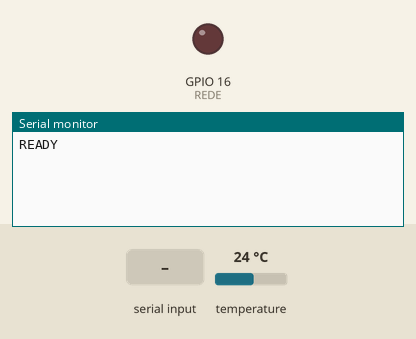
Bench run of a sketch on a simulated ESP32. On the bench: output pins drawn as LEDs (lit = HIGH), the last lines printed to the serial monitor. Inputs (shaded band) come from the test bench; at power-on: temperature 24 °C.

Above: at 1.2 s.
1.3 s: temperature set to 33 °C
At 2.4 s:
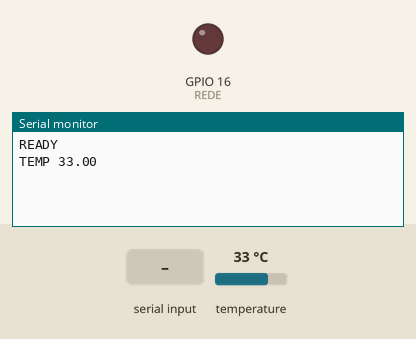
5.2 s: "SET \n" received over Serial
At 6.3 s:
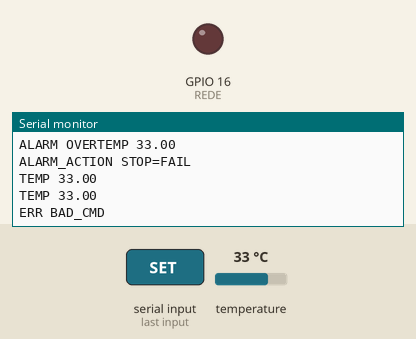
7.0 s: "RUN\n" received over Serial
At 8.0 s:
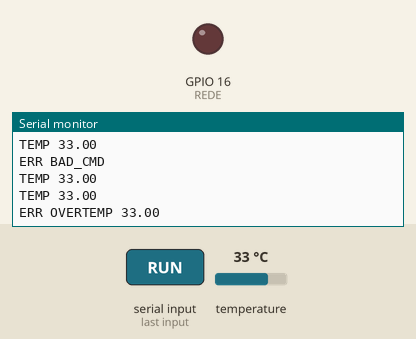
9.0 s: temperature set to 12 °C
At 10.3 s:
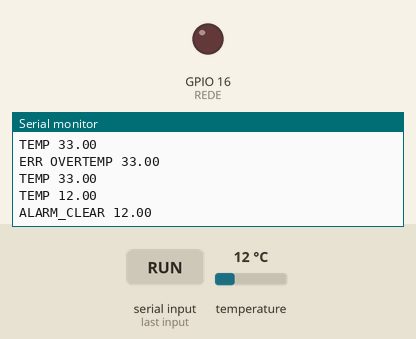
11.0 s: "STOP\n" received over Serial
At 14.2 s:
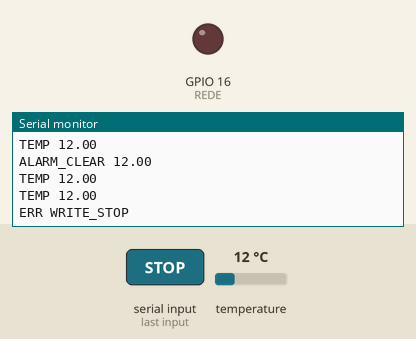

The sketch:

sketch_apr18a.ino
```cpp
#include <ModbusMaster.h>
#include <OneWire.h>
#include <DallasTemperature.h>

// -------------------- VFD / RS485 --------------------
HardwareSerial VFDSerial(1);
ModbusMaster node;

const int TXD1 = 17;
const int RXD1 = 18;
const int REDE = 16;

const float MAX_FREQ_HZ = 50.0;
const uint16_t REG_FREQ_CMD = 0x1000;
const uint16_t REG_RUN_CMD  = 0x2000;

// -------------------- DS18B20 --------------------
const int TEMP_PIN = 4;
OneWire oneWire(TEMP_PIN);
DallasTemperature sensors(&oneWire);

// -------------------- Temperature thresholds --------------------
const float TEMP_TRIP_C  = 32.0;
const float TEMP_CLEAR_C = 30.0;

// -------------------- Timing --------------------
unsigned long lastTempReportMs = 0;
const unsigned long TEMP_REPORT_INTERVAL_MS = 1000;

// -------------------- State --------------------
String inputLine = "";
bool thermalTrip = false;
float currentTempC = -127.0;

// ------------------------------------------------

void preTransmission() {
  digitalWrite(REDE, HIGH);
}

void postTransmission() {
  digitalWrite(REDE, LOW);
}

bool writeHolding(uint16_t reg, uint16_t val) {
  uint8_t result = node.writeSingleRegister(reg, val);
  return result == node.ku8MBSuccess;
}

uint16_t hzToPercentX100(float hz) {
  if (hz < 0) hz = 0;
  if (hz > MAX_FREQ_HZ) hz = MAX_FREQ_HZ;
  float pct = (hz / MAX_FREQ_HZ) * 100.0;
  return (uint16_t)(pct * 100.0 + 0.5);
}

bool vfdRun() {
  return writeHolding(REG_RUN_CMD, 1);
}

bool vfdStop() {
  return writeHolding(REG_RUN_CMD, 6);
}

void sendLine(const String &s) {
  Serial.println(s);
  Serial.flush();
}

void reportTemperature() {
  unsigned long now = millis();
  if (now - lastTempReportMs < TEMP_REPORT_INTERVAL_MS) return;
  lastTempReportMs = now;

  sensors.requestTemperatures();
  float t = sensors.getTempCByIndex(0);
  currentTempC = t;

  if (t == DEVICE_DISCONNECTED_C || t < -100 || t > 150) {
    sendLine("ERR TEMP_SENSOR");
    return;
  }

  sendLine("TEMP " + String(t, 2));

  if (!thermalTrip && t >= TEMP_TRIP_C) {
    thermalTrip = true;

    bool stopOk = vfdStop();

    sendLine("ALARM OVERTEMP " + String(t, 2));
    sendLine(String("ALARM_ACTION STOP=") + (stopOk ? "OK" : "FAIL"));
  }
  else if (thermalTrip && t <= TEMP_CLEAR_C) {
    thermalTrip = false;
    sendLine("ALARM_CLEAR " + String(t, 2));
  }
}

void handleSetCommand(float targetHz) {
  if (thermalTrip) {
    sendLine("ERR OVERTEMP " + String(currentTempC, 2));
    return;
  }

  uint16_t cmd = hzToPercentX100(targetHz);
  unsigned long t0 = millis();

  bool ok = writeHolding(REG_FREQ_CMD, cmd);
  unsigned long tWrite = millis() - t0;

  if (!ok) {
    sendLine("ERR WRITE_FREQ");
    return;
  }

  Serial.print("ACK SET ");
  Serial.print(targetHz, 2);
  Serial.print(" ");
  Serial.println(tWrite);
  Serial.flush();
}

void handleRunCommand() {
  if (thermalTrip) {
    sendLine("ERR OVERTEMP " + String(currentTempC, 2));
    return;
  }

  unsigned long t0 = millis();
  bool ok = vfdRun();
  unsigned long tWrite = millis() - t0;

  if (!ok) {
    sendLine("ERR WRITE_RUN");
    return;
  }

  Serial.print("ACK RUN ");
  Serial.println(tWrite);
  Serial.flush();
}

void handleStopCommand() {
  unsigned long t0 = millis();
  bool ok = vfdStop();
  unsigned long tWrite = millis() - t0;

  if (!ok) {
    sendLine("ERR WRITE_STOP");
    return;
  }

  Serial.print("ACK STOP ");
  Serial.println(tWrite);
  Serial.flush();
}

void handleCommand(String line) {
  line.trim();

  if (line.startsWith("SET ")) {
    float targetHz = line.substring(4).toFloat();
    handleSetCommand(targetHz);
    return;
  }

  if (line == "RUN") {
    handleRunCommand();
    return;
  }

  if (line == "STOP") {
    handleStopCommand();
    return;
  }

  sendLine("ERR BAD_CMD");
}

void setup() {
  Serial.begin(115200);

  pinMode(REDE, OUTPUT);
  digitalWrite(REDE, LOW);

  VFDSerial.begin(9600, SERIAL_8N2, RXD1, TXD1);
  node.begin(1, VFDSerial);
  node.preTransmission(preTransmission);
  node.postTransmission(postTransmission);

  sensors.begin();

  sendLine("READY");
}

void loop() {
  reportTemperature();

  while (Serial.available()) {
    char c = (char)Serial.read();

    if (c == '\n') {
      handleCommand(inputLine);
      inputLine = "";
    } else if (c != '\r') {
      inputLine += c;
    }
  }
}
```

Measured:
- after the input at 1.3 s, the serial monitor: prints a new line after 0.46 s (image 1)
- after the input at 5.2 s, the serial monitor: prints a new line after 0.33 s (image 2)
- after the input at 7.0 s, the serial monitor: prints a new line after 0.53 s (image 3)
- after the input at 9.0 s, the serial monitor: prints a new line after 0.53 s (image 4)
- after the input at 11.0 s, the serial monitor: prints a new line after 2.5 s (image 5)
